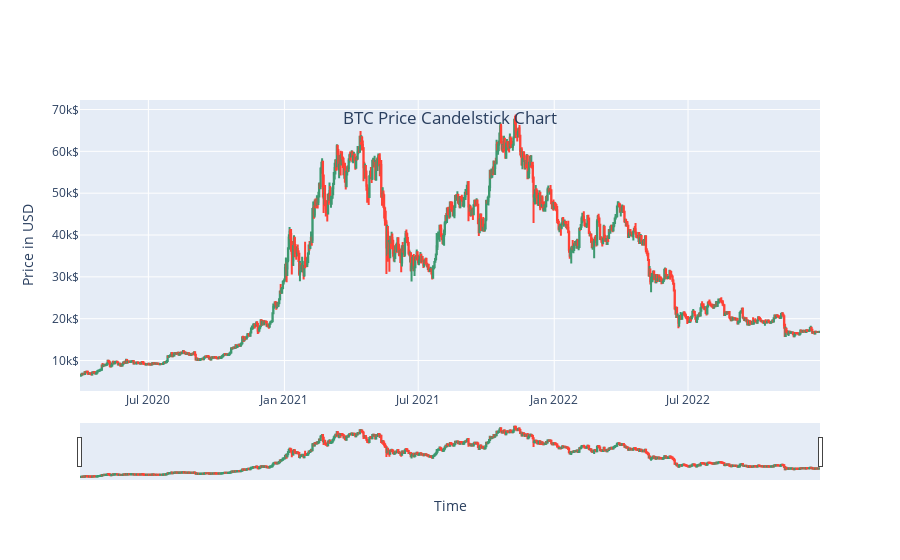

Source (notebook cell):
### Markdown cell above
EDA

### Code cell
def c_chart(data,label):
    candlestick = go.Figure(data = [go.Candlestick(x=data.index,
                                                   open = data['Open'], 
                                                   high = data['High'], 
                                                   low = data['Low'], 
                                                   close = data['Close'])])
    candlestick.update_xaxes(title_text = 'Time',
                             rangeslider_visible = True)

    candlestick.update_layout(
    title = {
            'text': '{:} Candelstick Chart'.format(label),
            "y":0.8,
            "x":0.5,
            'xanchor': 'center',
            'yanchor': 'top'})

    candlestick.update_yaxes(title_text = 'Price in USD', ticksuffix = '$')
    return candlestick
%matplotlib inline
btc_candle=c_chart(df, label="BTC Price")
btc_candle.show()

### Figure 1 — Plotly figure (JSON) as saved in the notebook; plotly's stock layout.template omitted (floating-point values rounded to 4 significant figures; data arrays with more than 128 entries replaced by an {"elided": "..."} marker saying what was removed)
{"data": [{"close": {"elided": "1001 float values"}, "high": {"elided": "1001 float values"}, "low": {"elided": "1001 float values"}, "open": {"elided": "1001 float values"}, "type": "candlestick", "x": {"elided": "1001 str values"}}], "layout": {"title": {"text": "BTC Price Candelstick Chart", "x": 0.5, "xanchor": "center", "y": 0.8, "yanchor": "top"}, "xaxis": {"rangeslider": {"visible": true}, "title": {"text": "Time"}}, "yaxis": {"ticksuffix": "$", "title": {"text": "Price in USD"}}}}
